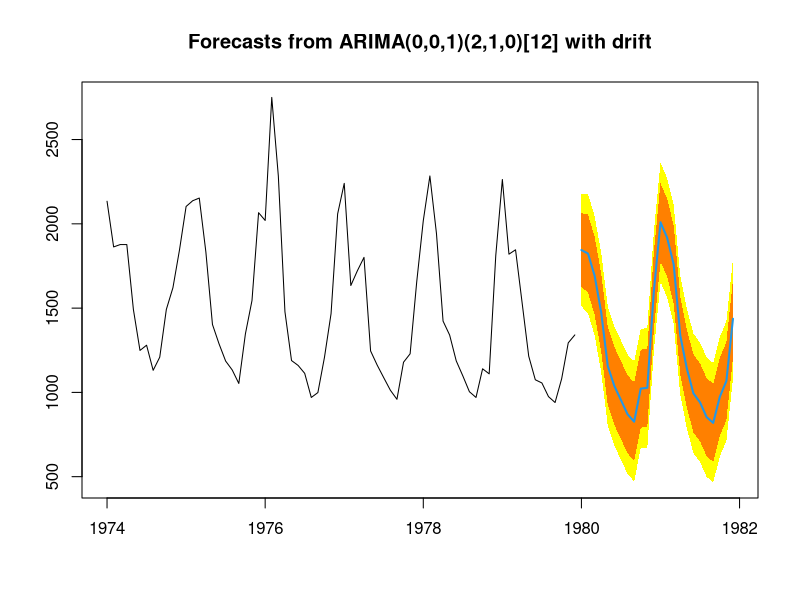

Write the R code that produced this figure.
install.packages("forecast")
library(forecast)
 
  # mdeaths: Monthly Deaths from Lung Diseases in the UK
fit <- auto.arima(mdeaths)

  #customize your confidence intervals
forecast(fit, level=c(80, 95, 99), h=3)

  #         Point Forecast    Lo 80    Hi 80    Lo 95    Hi 95    Lo 99    Hi 99
  #Jan 1980       1822.863 1564.192 2081.534 1427.259 2218.467 1302.952 2342.774
  #Feb 1980       1923.190 1635.530 2210.851 1483.251 2363.130 1345.012 2501.368
  #Mar 1980       1789.153 1495.048 2083.258 1339.359 2238.947 1198.023 2380.283
 
plot(forecast(fit), shadecols="oldstyle")
